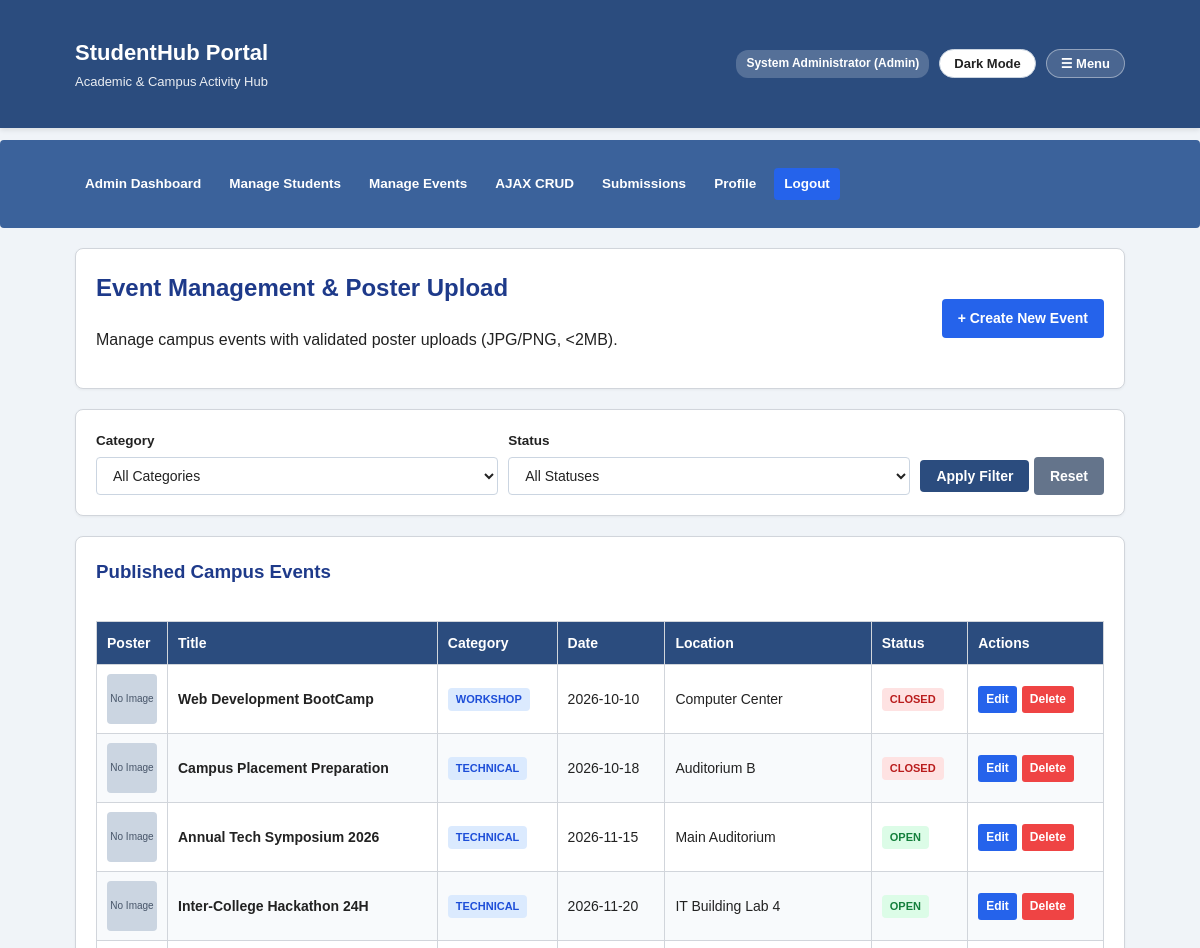
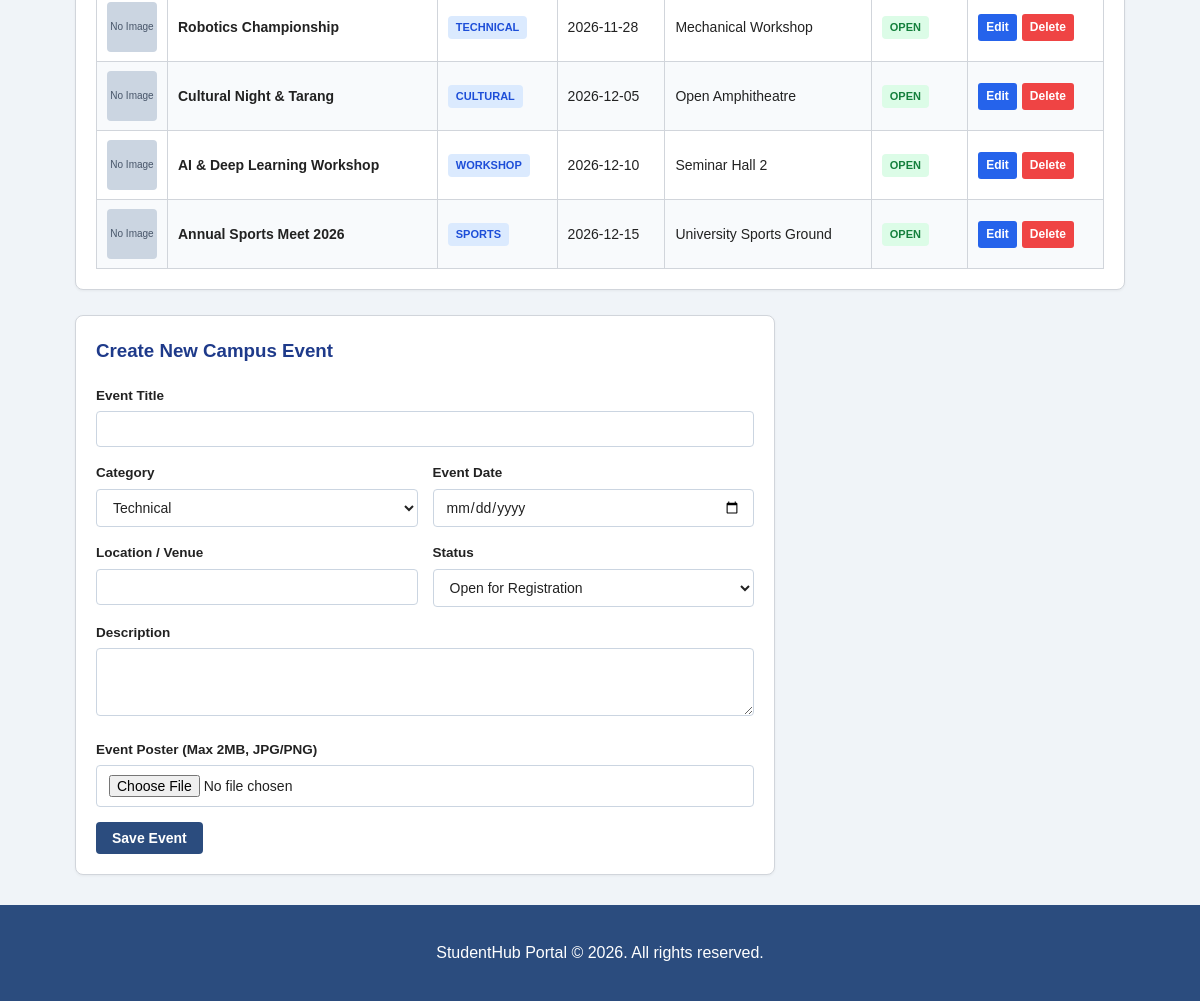
Page /manage_events.php (signed in) on the committed database (2 pictures, top to bottom).
### tables this page shows
CREATE TABLE IF NOT EXISTS events (
    id INT AUTO_INCREMENT PRIMARY KEY,
    title VARCHAR(150) NOT NULL,
    category VARCHAR(50) NOT NULL,
    event_date DATE NOT NULL,
    location VARCHAR(150) NOT NULL,
    poster VARCHAR(255) NULL,
    status ENUM('open', 'closed') DEFAULT 'open',
    description TEXT NULL,
    created_at TIMESTAMP DEFAULT CURRENT_TIMESTAMP
);

### manage_events.php (the view, shortened to what this page needs)
<?php
require_once "db.php";
$evSql = "SELECT * FROM events WHERE 1=1";
$evSql .= " ORDER BY event_date ASC";
$allEvents = mysqli_query($conn, $evSql);
$editEvent = null;
?>
<!DOCTYPE html>
<html lang="en">
<head>
    <link rel="stylesheet" href="style.css">
</head>
<body>
<?php include "navbar.php"; ?>
<main class="container">
    <div class="box" style="margin-top: 20px;">
        <div style="display: flex; justify-content: space-between; align-items: center; flex-wrap: wrap; gap: 10px;">
            <div>
                <h2>Event Management & Poster Upload</h2>
                <p>Manage campus events with validated poster uploads (JPG/PNG, &lt;2MB).</p>
            </div>
            <div>
                <a href="#eventFormBox" class="btn" style="background: #2563eb;">+ Create New Event</a>
            </div>
        </div>
    </div>
    <div class="box" style="margin-top: 20px;">
        <form method="GET" action="manage_events.php" style="display: flex; gap: 10px; flex-wrap: wrap; align-items: flex-end;">
            <div style="flex: 1; min-width: 150px;">
                <label for="cat">Category</label>
                <select id="cat" name="cat">
                    <option value="">All Categories</option>
                </select>
            </div>
            <div style="flex: 1; min-width: 150px;">
                <label for="status">Status</label>
                <select id="status" name="status">
                    <option value="">All Statuses</option>
                </select>
            </div>
            <div>
                <button type="submit" class="btn">Apply Filter</button>
                <a href="manage_events.php" class="btn" style="background: #64748b;">Reset</a>
            </div>
        </form>
    </div>
    <div class="box" style="margin-top: 20px;">
        <h3>Published Campus Events</h3>
        <div style="overflow-x: auto; margin-top: 10px;">
            <table style="width: 100%;">
                <thead>
                    <tr>
                        <th>Poster</th>
                        <th>Title</th>
                        <th>Category</th>
                        <th>Date</th>
                        <th>Location</th>
                        <th>Status</th>
                        <th>Actions</th>
                    </tr>
                </thead>
                <tbody>
                    <?php if (mysqli_num_rows($allEvents) > 0): ?>
                        <?php while ($ev = mysqli_fetch_assoc($allEvents)): ?>
                            <tr>
                                <td style="width: 70px;">
                                    <?php if (!empty($ev['poster']) && file_exists("uploads/" . $ev['poster'])): ?>
                                        <img src="uploads/<?php echo htmlspecialchars($ev['poster']); ?>" alt="Poster" style="width: 50px; height: 50px; object-fit: cover; border-radius: 4px;">
                                    <?php else: ?>
                                        <div style="width: 50px; height: 50px; background: #cbd5e1; border-radius: 4px; display: flex; align-items: center; justify-content: center; font-size: 10px; color: #475569;">No Image</div>
                                    <?php endif; ?>
                                </td>
                                <td><strong><?php echo htmlspecialchars($ev['title']); ?></strong></td>
                                <td><span class="badge badge-info"><?php echo htmlspecialchars($ev['category']); ?></span></td>
                                <td><?php echo htmlspecialchars($ev['event_date']); ?></td>
                                <td><?php echo htmlspecialchars($ev['location']); ?></td>
                                <td>
                                    <span class="badge <?php echo $ev['status'] === 'open' ? 'badge-success' : 'badge-danger'; ?>">
                                        <?php echo ucfirst($ev['status']); ?>
                                    </span>
                                </td>
                                <td>
                                    <div style="display: flex; gap: 5px;">
                                        <a href="manage_events.php?edit_id=<?php echo $ev['id']; ?>#eventFormBox" class="btn-sm" style="background: #2563eb; color: #fff; padding: 4px 8px; border-radius: 3px; text-decoration: none; font-size: 12px;">Edit</a>
                                        <a href="manage_events.php?action=delete&id=<?php echo $ev['id']; ?>" onclick="return confirm('Delete this event?');" class="btn-sm" style="background: #ef4444; color: #fff; padding: 4px 8px; border-radius: 3px; text-decoration: none; font-size: 12px;">Delete</a>
                                    </div>
                                </td>
                            </tr>
                        <?php endwhile; ?>
                    <?php else: ?>
                        <tr>
                            <td colspan="7" style="text-align: center; color: #64748b; padding: 20px;">No events found.</td>
                        </tr>
                    <?php endif; ?>
                </tbody>
            </table>
        </div>
    </div>
    <div class="box" id="eventFormBox" style="margin-top: 25px; max-width: 700px;">
        <h3><?php echo $editEvent ? "Edit Event (ID: " . $editEvent['id'] . ")" : "Create New Campus Event"; ?></h3>
        <form method="POST" action="manage_events.php" enctype="multipart/form-data">
            <div class="form-group">
                <label for="form_title">Event Title</label>
                <input type="text" id="form_title" name="title" required value="<?php echo htmlspecialchars($editEvent['title'] ?? ''); ?>">
            </div>
            <div style="display: grid; grid-template-columns: 1fr 1fr; gap: 15px;">
                <div class="form-group">
                    <label for="form_cat">Category</label>
                    <select id="form_cat" name="category">
                        <option value="Technical" <?php if (($editEvent['category'] ?? '') === 'Technical') echo 'selected'; ?>>Technical</option>
                    </select>
                </div>
                <div class="form-group">
                    <label for="form_date">Event Date</label>
                    <input type="date" id="form_date" name="event_date" required value="<?php echo htmlspecialchars($editEvent['event_date'] ?? ''); ?>">
                </div>
            </div>
            <div style="display: grid; grid-template-columns: 1fr 1fr; gap: 15px;">
                <div class="form-group">
                    <label for="form_loc">Location / Venue</label>
                    <input type="text" id="form_loc" name="location" required value="<?php echo htmlspecialchars($editEvent['location'] ?? ''); ?>">
                </div>
                <div class="form-group">
                    <label for="form_stat">Status</label>
                    <select id="form_stat" name="status">
                        <option value="open" <?php if (($editEvent['status'] ?? '') === 'open') echo 'selected'; ?>>Open for Registration</option>
                    </select>
                </div>
            </div>
            <div class="form-group">
                <label for="form_desc">Description</label>
                <textarea id="form_desc" name="description" rows="3"><?php echo htmlspecialchars($editEvent['description'] ?? ''); ?></textarea>
            </div>
            <div class="form-group">
                <label for="form_poster">Event Poster (Max 2MB, JPG/PNG)</label>
                <input type="file" id="form_poster" name="poster" accept="image/jpeg,image/png,image/webp">
            </div>
            <div style="margin-top: 15px; display: flex; gap: 10px;">
                <button type="submit" class="btn"><?php echo $editEvent ? "Update Event" : "Save Event"; ?></button>
            </div>
        </form>
    </div>
</main>
<footer>
    <div class="container footer-content">
        <p>StudentHub Portal &copy; 2026. All rights reserved.</p>
    </div>
</footer>
</body>
</html>

### style.css (style rules this page uses)
:root { --bg-color: #f0f4f8; --text-color: #222222; --card-bg: #ffffff; --card-border: #d1d5db; --header-bg: #2b4c7e; --header-text: #ffffff; --nav-bg: #3b629b; --nav-link: #ffffff; --accent-blue: #1e3a8a; --btn-bg: #2b4c7e; --btn-hover: #1e355b; --input-bg: #ffffff; --table-header-bg: #2b4c7e; --table-stripe: #f8fafc; }
* { box-sizing: border-box; }
body { font-family: Arial, sans-serif; margin: 0; padding: 0; background-color: var(--bg-color); color: var(--text-color); line-height: 1.6; transition: background-color 0.25s ease, color 0.25s ease; }
a { color: #2563eb; text-decoration: none; }
.container { width: 90%; max-width: 1050px; margin: 20px auto; }
.box, .page-intro, .controls-box, .event-card, .form-box, .form-card, .faq-item { background-color: var(--card-bg); border: 1px solid var(--card-border); border-radius: 8px; padding: 20px; margin-bottom: 20px; box-shadow: 0 1px 3px rgba(0,0,0,0.05); }
.page-intro h2, .box h2, .box h3, .form-box h2, .form-card h2 { color: var(--accent-blue); margin-top: 0; }
.badge { display: inline-block; padding: 3px 8px; border-radius: 4px; font-size: 11px; font-weight: bold; text-transform: uppercase; }
.badge-success { background: #dcfce7; color: #15803d; }
.badge-danger { background: #fee2e2; color: #b91c1c; }
.badge-info { background: #dbeafe; color: #1d4ed8; }
.btn, button.btn { display: inline-block; background-color: var(--btn-bg); color: #ffffff !important; padding: 8px 16px; text-decoration: none !important; border-radius: 4px; border: none; cursor: pointer; font-size: 14px; font-weight: bold; transition: background-color 0.2s ease; }
.btn-sm { display: inline-block; padding: 4px 8px; font-size: 12px; font-weight: bold; border-radius: 3px; text-decoration: none !important; cursor: pointer; }
table { width: 100%; border-collapse: collapse; margin-top: 15px; font-size: 14px; }
table, th, td { border: 1px solid var(--card-border); }
th { background-color: var(--table-header-bg); color: #ffffff; text-align: left; padding: 10px; }
td { padding: 9px 10px; }
tr:nth-child(even) { background-color: var(--table-stripe); }
.form-group { margin-bottom: 15px; }
label { display: block; margin-bottom: 5px; font-weight: bold; font-size: 13.5px; }
input[type="text"], input[type="email"], input[type="password"], input[type="date"], input[type="file"], select, textarea { width: 100%; padding: 9px 12px; border: 1px solid #cbd5e1; border-radius: 4px; background-color: var(--input-bg); color: var(--text-color); font-size: 14px; font-family: inherit; }
footer { background-color: var(--header-bg); color: #ffffff; text-align: center; padding: 15px; margin-top: 30px; }

### rows in the picture
events: poster "No Image", title "Web Development BootCamp", category "WORKSHOP", event_date "2026-10-10", location "Computer Center", status "CLOSED"
events: poster "No Image", title "Campus Placement Preparation", category "TECHNICAL", event_date "2026-10-18", location "Auditorium B", status "CLOSED"
events: shows "No Image", title "Annual Tech Symposium 2026", category "TECHNICAL", event_date "2026-11-15", location "Main Auditorium", status "OPEN"
events: poster "No Image", title "Inter-College Hackathon 24H", category "TECHNICAL", event_date "2026-11-20", location "IT Building Lab 4", status "OPEN"
events: poster "No Image", title "Robotics Championship", category "TECHNICAL", event_date "2026-11-28", location "Mechanical Workshop", status "OPEN"
events: poster "No Image", title "Cultural Night & Tarang", category "CULTURAL", event_date "2026-12-05", location "Open Amphitheatre", status "OPEN"
events: poster "No Image", title "AI & Deep Learning Workshop", category "WORKSHOP", event_date "2026-12-10", location "Seminar Hall 2", status "OPEN"
events: poster "No Image", title "Annual Sports Meet 2026", category "SPORTS", event_date "2026-12-15", location "University Sports Ground", status "OPEN"

### other values in the picture
$userName "System Administrator"
$userRole "Admin"
